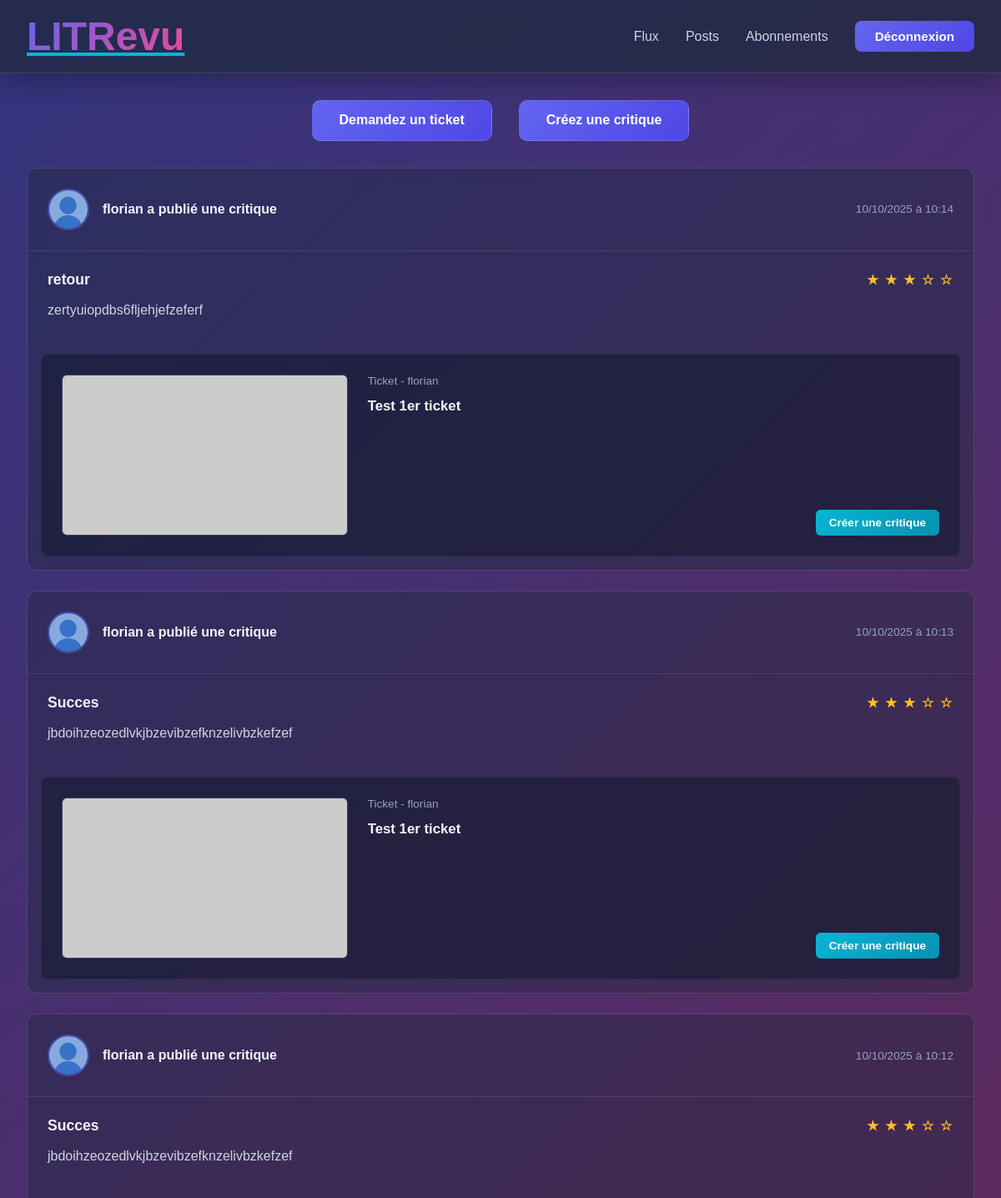
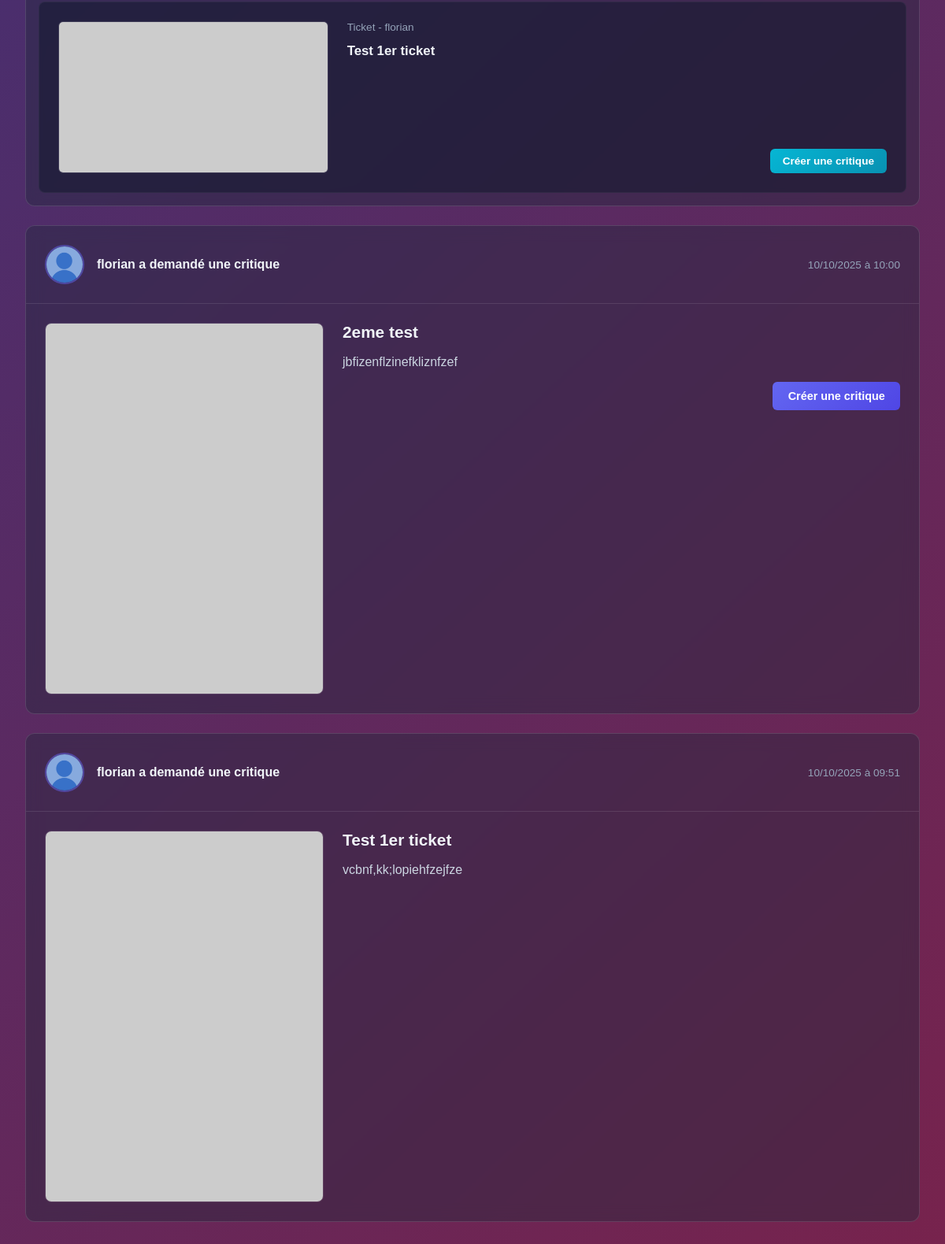
Page /reviews/ (signed in) on the earlier database version (2 pictures, top to bottom).
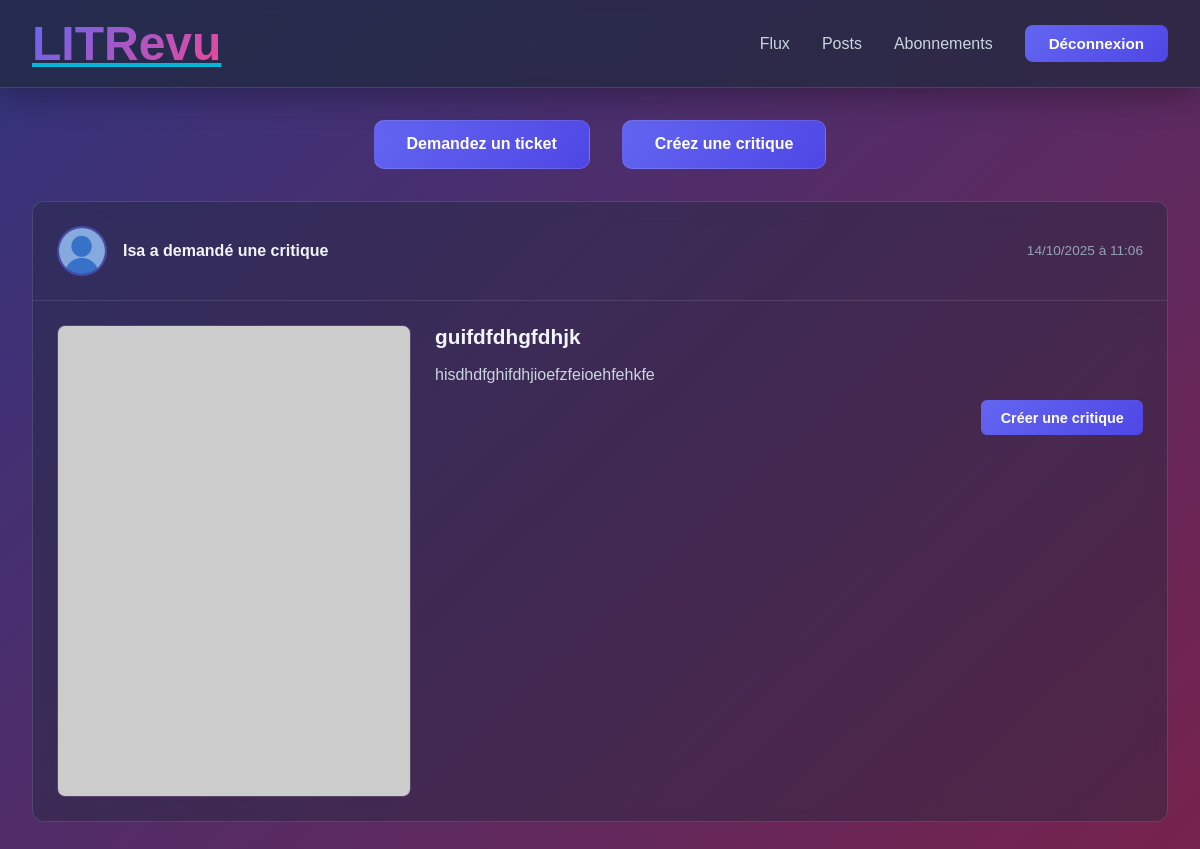
Same page on the later database version.
### reviews/models.py (models this page shows, shortened)
class Review(models.Model):
    ticket = models.ForeignKey(Ticket, on_delete=models.CASCADE)
    rating = models.PositiveSmallIntegerField(validators=[MinValueValidator(0), MaxValueValidator(5)])
    user = models.ForeignKey(settings.AUTH_USER_MODEL, on_delete=models.CASCADE)
    headline = models.CharField(max_length=128)
    body = models.TextField(max_length=8192, blank=True)
    time_created = models.DateTimeField(auto_now_add=True)

class Ticket(models.Model):
    title = models.CharField(max_length=128)
    description = models.TextField(max_length=2048)
    user = models.ForeignKey(settings.AUTH_USER_MODEL, on_delete=models.CASCADE)
    image = models.ImageField(upload_to="tickets/", null=True, blank=True)
    time_created = models.DateTimeField(auto_now_add=True)

### authentication/models.py (models this page shows)
class User(AbstractUser):
    profile_picture = models.ImageField(upload_to="avatars/", null=True, blank=True)

### reviews/views.py (the view)
# urls.py: path("", FeedView.as_view(), name='feed'),
class FeedView(TemplateView):
    template_name = 'reviews/feed.html'
    def get_context_data(self, **kwargs):
        context = super().get_context_data(**kwargs)
        following_users = UserFollow.objects.filter(user=self.request.user) \
            .values_list('following_user', flat=True)
        blocked_me = UserBlocked.objects.filter(blocked_user=self.request.user).values_list('user', flat=True)
        users_to_include = list(following_users) + [self.request.user.id]
        tickets =(
            Ticket.objects
            .filter(user__in=users_to_include)
            .exclude(user__in=blocked_me)
            .annotate(content_type=Value("ticket", CharField()))
        )
        reviews_from_users = Review.objects.filter(user__in=users_to_include)
        reviews_on_our_tickets = Review.objects.filter(ticket__user__in=users_to_include)
        reviews = (reviews_from_users | reviews_on_our_tickets).annotate(content_type=Value("review", CharField()))\
                                                    .exclude(user__in=blocked_me)\
                                                    .distinct()
        posts = sorted(
            chain(tickets, reviews),
            key=attrgetter('time_created'),
            reverse=True
        )
        reviewed_ticket_ids = Review.objects.values_list('ticket_id', flat=True)
        context['blocked_me'] = blocked_me
        context['reviewed_ticket_ids'] = reviewed_ticket_ids
        context['list_posts'] = posts
        return context

### reviews/templates/reviews/feed.html (shortened to what the changed rows need)
{% extends 'base.html' %}
{% load static %}
{% block extra_css %}
    <link rel="stylesheet" href="{% static 'reviews/css/feed.css' %}">
{% endblock %}
{% block content %}
<div class="posts">
    {% for post in list_posts %}
        <div class="post-container">
            {% if post.content_type == 'ticket' %}
                    <div class="post-header">
                        {% if post.user.profile_picture %}
                            <img src="{{ post.user.profile_picture }}" alt="image profil {{ post.user.username}}">
                        {% else %}
                            <img src="{% static 'pictures/default_pictures/default.png' %}" alt="{{ followed_user.username }}">
                        {% endif %}
                        <h5>
                            {% if post.user == request.user %}
                                Vous avez demandé une critique
                            {% else %}
                                {{ post.user.username }} a demandé une critique
                            {% endif %}
                        </h5>
                        <small> {{ post.time_created|date:"d/m/Y à H:i" }}</small>
                    </div>
                    <div class="post-content ticket">
                        {% if post.image %}
                            <img src="{{ post.image.url }}" alt="Couverture {{ post.title }}">
                        {% else %}
                            <img src="https://picsum.photos/seed/{{ post.id }}/600/400" alt="Couverture {{ post.title }}">
                        {% endif %}
                        <div>
                            <h4>{{ post.title}}</h4>
                            <p>{{ post.description }}</p>
                            {% if  post.id not in reviewed_ticket_ids%}
                                <a href="{% url 'reviews:review_create_for_ticket' post.id %}">Créer une critique</a>
                            {% elif  post.user in blocked_me%}
                                <a>bloqué</a>
                            {% endif %}
                        </div>
                    </div>
            {% endif %}
            {% if post.content_type == 'review' %}
                <div class="post-header">
                        {% if post.user.profile_picture %}
                            <img src="{{ post.user.profile_picture }}" alt="image profil {{ post.user.username}}">
                        {% else %}
                            <img src="{% static 'pictures/default_pictures/default.png' %}" alt="{{ followed_user.username }}">
                        {% endif %}
                        <h5>
                            {% if post.user == request.user %}
                                Vous avez publié une critique
                            {% else %}
                                {{ post.user.username }} a publié une critique
                            {% endif %}
                        </h5>
                        <small> {{ post.time_created|date:"d/m/Y à H:i" }}</small>
                    </div>
                    <div class="post-content">
                        <h5>{{ post.headline }}
                            <span>
                                {% for i in "12345" %}
                                    {% if forloop.counter <= post.rating %}★{% else %}☆{% endif %}
                                {% endfor %}
                            </span>
                        </h5>
                        {% if post.body %}
                            <p>{{ post.body }}</p>
                        {% endif %}
                    </div>
                    <div class="content-related ticket">
                        {% if post.ticket.image %}
                            <img src="{{ post.ticket.image.url }}" alt="Couverture {{ post.ticket.title }}">
                        {% else %}
                            <img src="https://picsum.photos/seed/{{ post.ticket.id }}/600/400" alt="Couverture {{ post.title }}">
                        {% endif %}
                        <div>
                            <p>Ticket - {{ post.ticket.user }}</p>
                            <p>{{ post.ticket.title }}</p>
                            {% if  post.ticket.id not in reviewed_ticket_ids%}
                                <a href="{% url 'reviews:review_create_for_ticket' post.ticket.id %}">Créer une critique</a>
                            {% elif post.ticket.user == post.user%}
                                <a href="{% url 'reviews:review_create_for_ticket' post.ticket.id %}">Créer une critique</a>
                            {% elif  post.user in blocked_me%}
                                <a>bloqué</a>
                            {% endif %}
                        </div>
                    </div>
            {% endif %}
        </div>
    {% empty %}
        <div class="no-posts">
            <p>Aucun post dans votre flux.</p>
            <p>Commencez par <a href="{% url 'reviews:follow' %}">suivre des utilisateurs</a> !</p>
        </div>
    {% endfor %}
</div>
{% endblock %}

Differences in the rows shown:
removed Review: user.username "florian", time_created "10/10/2025 à 10:14", headline "retour", rating 3 (drawn), body "zertyuiopdbs6fljehjefzeferf", ticket.user "florian", ticket "Test 1er ticket", shows "Créer une critique"
removed Review: user.username "florian", time_created "10/10/2025 à 10:13", headline "Succes", rating 3 (drawn), body "jbdoihzeozedlvkjbzevibzefknzelivbzkefzef", ticket.user "florian", ticket "Test 1er ticket", shows "Créer une critique"
removed Review: user.username "florian", time_created "10/10/2025 à 10:12", headline "Succes", rating 3 (drawn), body "jbdoihzeozedlvkjbzevibzefknzelivbzkefzef", ticket.user "florian", ticket "Test 1er ticket", shows "Créer une critique"
removed Ticket: user.username "florian", time_created "10/10/2025 à 10:00", title "2eme test", description "jbfizenflzinefkliznfzef", shows "Créer une critique"
removed Ticket: user.username "florian", time_created "10/10/2025 à 09:51", title "Test 1er ticket", description "vcbnf,kk;lopiehfzejfze"
added Ticket: user.username "Isa", time_created "14/10/2025 à 11:06", title "guifdfdhgfdhjk", description "hisdhdfghifdhjioefzfeioehfehkfe", shows "Créer une critique"
